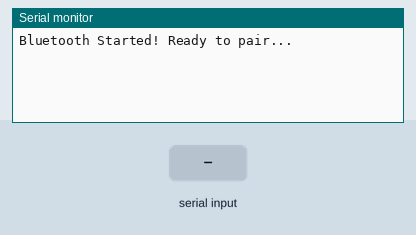
Simulated run of this sketch. Board: ESP32. On the bench: the last lines printed to the serial monitor. The test bench sets the inputs (shaded band). Nothing arrives over Bluetooth unless stated.

Above: at 1.2 s.
1.3 s: "1" received over the second serial link
At 2.3 s:
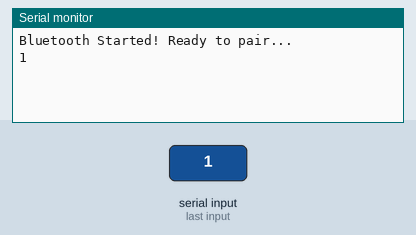
2.8 s: "0" received over the second serial link
At 3.3 s:
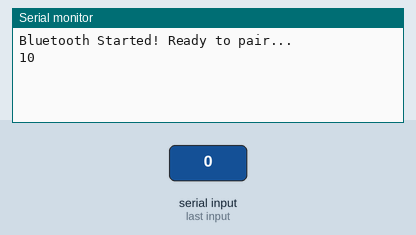

Measured:
- after the input at 1.3 s, the serial monitor: prints a new line at once (image 1)
- after the input at 2.8 s, the serial monitor: prints a new line at once (image 2)

The sketch:

classic.ino
```cpp
#include "BluetoothSerial.h"

#if !defined(CONFIG_BT_ENABLED) || !defined(CONFIG_BLUEDROID_ENABLED)
#error Bluetooth is not enabled! Please run `make menuconfig` to enable it
#endif

#define LED_PIN 2
byte BTData;

BluetoothSerial SerialBT;

void setup() {
  Serial.begin(115200);
  SerialBT.begin();
  Serial.println("Bluetooth Started! Ready to pair...");
}

void loop() {
  if (Serial.available()){
    SerialBT.write(Serial.read());
  }
  if (SerialBT.available()){
    Serial.write(SerialBT.read());
  }
  delay(20);
}
```
